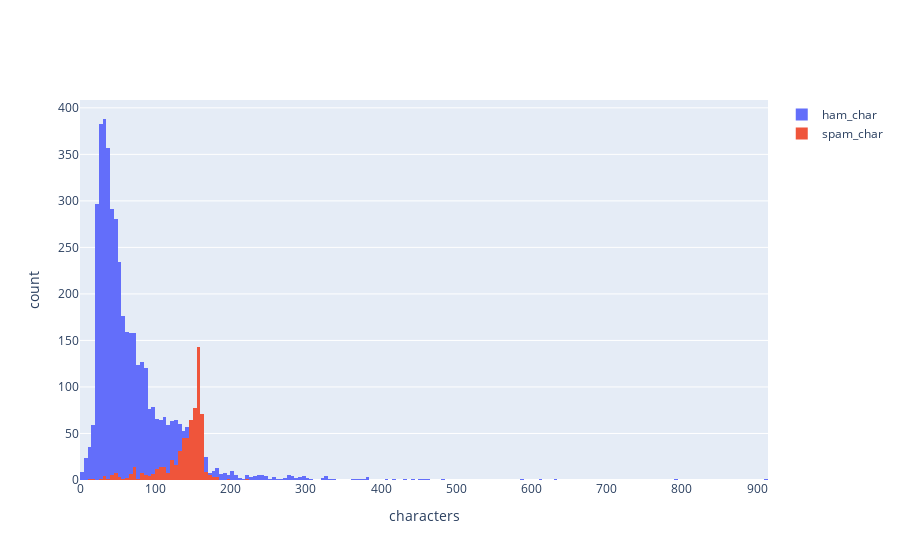

Notebook code for this chart:
### Code cell
# ham and spam character comparison
fig = go.Figure()
fig.add_trace(go.Histogram(x=df[df['target']==0]["no_of_char"],name="ham_char"))
fig.add_trace(go.Histogram(x=df[df['target']==1]["no_of_char"],name='spam_char'))
fig.update_layout(barmode='overlay',xaxis_title_text='characters',yaxis_title_text='count')
fig.show()

### Figure 1 — Plotly figure (JSON) as saved in the notebook; plotly's stock layout.template omitted (floating-point values rounded to 4 significant figures; data arrays with more than 128 entries replaced by an {"elided": "..."} marker saying what was removed)
{"data": [{"name": "ham_char", "type": "histogram", "x": {"elided": "4516 int values"}}, {"name": "spam_char", "type": "histogram", "x": {"elided": "653 int values"}}], "layout": {"barmode": "overlay", "xaxis": {"title": {"text": "characters"}}, "yaxis": {"title": {"text": "count"}}}}
